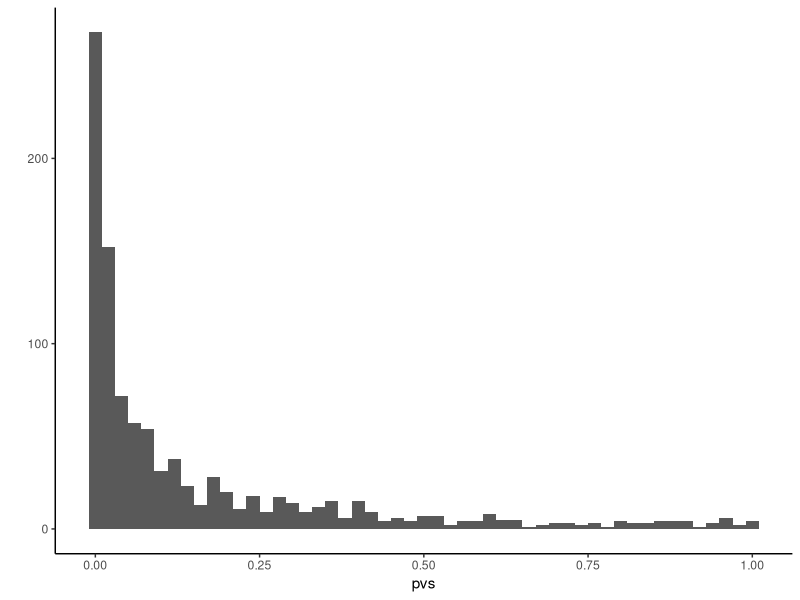

Write the R code that produced this figure. (Note: this script raises an error after producing the figure.)
## ---- chunk 1
library(tidyverse)
knitr::opts_chunk$set(echo = TRUE, 
                      fig.width = 5,
                      fig.height = 3,
                      out.width = "75%", 
                      fig.align = "center")
options(list(dplyr.summarise.inform = FALSE))
theme_set( theme_classic() )

# automatically create a bib database for R packages

knitr::write_bib(c(
  .packages(), 'bookdown', 'simhelpers', 'knitr', 'rmarkdown', 'purrr'), 'packages.bib')


## ---- chunk 2
one_run <- function( N, mn ) {
  vals = rnorm( N, mean = mn )
  tt = t.test( vals )
  tt$p.value
}
## ---- chunk 3
one_run( 100, 0.2 )
one_run( 10, 0.3 )
one_run( 10, 0.3 )
## ---- chunk 4
set.seed( 30303 )
pvs = replicate( 1000, one_run( 100, 0.2 ) )
qplot( pvs, binwidth=0.02 )
## ---- chunk 5
mean( pvs <= 0.05 )
## ---- chunk 6

secret_ingredient <- 3

# blah blah blah

funky <- function(input1, input2, input3) {
  
  # do funky stuff
  ratio <- input1 / (input2 + 4)
  funky_output <- input3 * ratio + secret_ingredient
  
  return(funky_output)  
}

funky(3, 2, 5)
## ---- chunk 7
secret_ingredient <- 100
funky(3, 2, 5)
## ---- chunk 8
secret_ingredient <- "A"
funky(3, 2, 5)
## ---- chunk 9
secret_ingredient <- 3

# blah blah blah

funky <- function(input1, input2, input3, secret_ingredient) {
  
  # do funky stuff
  ratio <- input1 / (input2 + 4)
  funky_output <- input3 * ratio + secret_ingredient
  
  return(funky_output)  
}

funky(3, 2, 5, 3)
## ---- chunk 10
secret_ingredient <- 100
funky(3, 2, 5, 3)

funky(3, 2, 5, 100)
## ---- chunk 11
run_simulation <- function( N, J, mu, sigma, tau ) {
  
}
